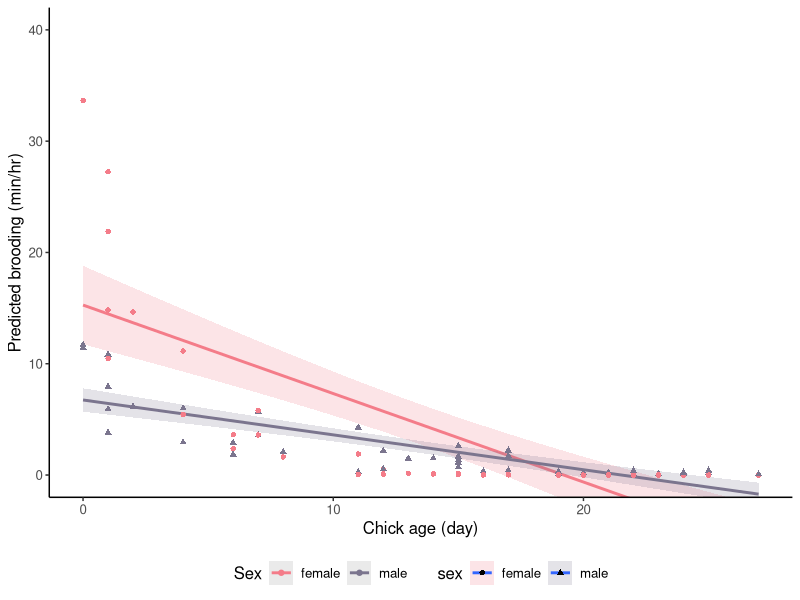
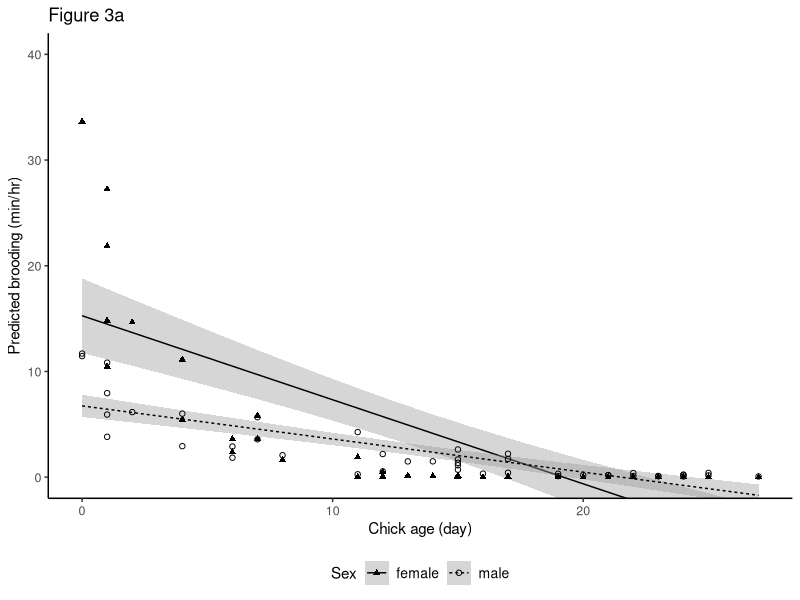

Recreate these plots in R, in order. (Note: this script raises an error after producing the figures.)
### Red-headed Woodpecker brooding duration model predictions
### By: Lynn Abigail Walter

### Latest updates:
# Aug 2019 - After correcting the bbyvid to sum duration of brooding, a new top model was selected. My thesis used model 1.1i which did not include Tmax as a factor, but the new top model 1.5i does.

### BEST VERSION

# libraries ---------------------------------------------------------------

library(tidyverse)
library(reshape2)
library(glmmTMB)

# data --------------------------------------------------------------------

bbyvid <- 
  read.csv("clean_data/bbyvid.csv", stringsAsFactors = FALSE) %>%
  as_tibble() %>%
  # Calculate standardized temperatures
  mutate(
    std_tmax = (tmax - mean(tmax))/sd(tmax),
    brood_perhr = (brooding_min/usable_video)*60)

# script ------------------------------------------------------------------

# Run best model
brood_mod <- 
  glmmTMB(brooding_min ~ exact_age_chick*sex + 
            peeped_chick_count + std_tmax + 
            (1|brood_id) + offset(log(usable_video)), 
          data = bbyvid, 
          ziformula = ~., 
          family = "truncated_nbinom1")

summary(brood_mod)

# Generate dataframes with needed model variables to generate prediction
brooding_predictions <- 
  bbyvid %>%
  select(brooding_min, subject, brood_id, exact_age_chick, sex, habitat,
         std_tmax, usable_video, peeped_chick_count) 

# Calculate brooding rate (brooding per minute)
brooding_predictions <-
  brooding_predictions %>%
  mutate(
    predicted_brood_per_unit = 
      stats::predict(brood_mod, brooding_predictions, type = "response"),
    predicted_brood_per_hr =
      (predicted_brood_per_unit/usable_video)*60,
    brood_per_hr = (brooding_min/usable_video)*60,
    tmax = ifelse(std_tmax > 0.12, "Hot", "Cool"))

# Colors
colors_sex <- c("female" = "#F47C89", "male" = "#7b758e")
colors_tem <- c("Cool" = "#6bd2db", "Hot" = "#fc913a")
colors_bw <- c("Cool" = "#ABABAB", "Hot" = "#333333")

predbrood_conditional <- 
  brooding_predictions %>% 
  filter(predicted_brood_per_unit > 1)

# linear plots ------------------------------------------------------------

# Final brooding plot - by sex (color)
ggplot(brooding_predictions, 
       aes(x = exact_age_chick, 
           y = predicted_brood_per_hr, 
           color = sex, 
           fill = sex)) +
  stat_smooth(method = glm, 
              formula = y ~ x, 
              aes(y = predicted_brood_per_hr, 
                  color = as.factor(sex), 
                  fill = as.factor(sex)), 
              alpha = 0.2,
              se = TRUE, 
              level = 0.95, 
              fullrange = TRUE) +
  geom_point(aes(color = sex, shape = sex)) +
  coord_cartesian(ylim = c(0,40)) + 
  labs(x = "Chick age (day)", y = "Predicted brooding (min/hr)") + 
  scale_fill_manual(values = colors_sex) +
  scale_color_manual(values = colors_sex) + 
  guides(color = guide_legend("Sex")) +
  theme_classic() +
  theme(legend.position = "bottom", 
        text = element_text(size = 12)) 

# Final brooding plot - by sex (black & white)
brooding_sex <-
  ggplot(brooding_predictions, 
       aes(x = exact_age_chick, 
           y = predicted_brood_per_hr)) +
  stat_smooth(
    method = glm, 
    formula = y ~ x, 
    aes(y = predicted_brood_per_hr, 
        linetype = sex,
        color = sex), 
    size = 0.5, 
    se = TRUE, 
    level = 0.95, 
    fullrange = TRUE) +
  geom_point(aes(color = sex, shape = sex)) +
  coord_cartesian(ylim = c(0,40)) + 
  labs(title = "Figure 3a",
       x = "Chick age (day)", 
       y = "Predicted brooding (min/hr)") + 
  guides(color = guide_legend("Sex"), 
         shape = guide_legend("Sex"),
         linetype = guide_legend("Sex")) +
  scale_shape_manual(values = c(17, 1)) +
  scale_color_manual(values = c("female" = "black", "male" = "black")) +
  scale_fill_grey(start = 0.6, end = 0.6) +
  theme_classic() +
  theme(axis.title.x = element_text(size=11), 
        axis.title.y = element_text(size=11),
        axis.text.y = element_text(size=9),
        axis.text.x = element_text(size=9),
        legend.text = element_text(size=10),
        legend.title = element_text(size=11),
        legend.position = "bottom") +
  ggsave(
  file = "brooding_sex_fig.pdf",
  path ="plots/brooding/",
  width = 3.5,
  height = 3,
  units = "in",
  dpi = 600)

# violin plots ------------------------------------------------------------

# Violin plot - by temperature (black & white)
brooding_violin <- 
  ggplot(brooding_predictions, 
       aes(tmax, 
           predicted_brood_per_hr, 
           fill = tmax, 
           color = tmax)) +
  geom_violin(lwd = 0) +
  labs(title = "Figure 3b",
       x = "Maximum daily air temperature", 
       y = "Predicted brooding (min/hr)") +
  scale_x_discrete(
    labels=c("Warm\n(23.9 - 31.5°C)",
             "Hot\n(31.5 - 35.6°C)")) +
  theme(legend.position = "none") +
  scale_color_manual(values = c("Cool" = "#333333", "Hot" = "#333333")) +
  scale_fill_manual(values = c("Cool" = "#333333", "Hot" = "#333333")) +
  theme_classic() +
  theme(axis.title.x = element_text(size = 11), 
        axis.title.y = element_text(size = 11),
        axis.text.y = element_text(size = 9, color = 'black'),
        axis.text.x = element_text(size = 9, color = 'black'),
        legend.text = element_text(size = 10),
        legend.title = element_text(size = 11),
        legend.position = "none") +
  ggsave(
    file = "brooding_T_fig.pdf",
    path ="plots/brooding/",
    width = 3.5,
    height = 3,
    units = "in",
    dpi = 600)

# stacked brooding plots --------------------------------------------------

cowplot::plot_grid(brooding_sex, brooding_violin, 
          labels = 'AUTO',
          nrow = 2, ncol = 2) +
  ggsave(
    file = "brooding_plots_pair.pdf",
    path ="plots/brooding",
    width = 3.5,
    height = 3,
    units = "in",
    dpi = 600)

# comparison --------------------------------------------------------------
  
# Comparing interactions b/w temp and chick age
ggplot(brooding_predictions, 
       aes(exact_age_chick, 
           predicted_brood_per_hr, 
           color = tmax, 
           fill = tmax)) +
  stat_smooth(method = glm, 
              formula = y ~ x, 
              aes(y = predicted_brood_per_hr, 
                  color = as.factor(tmax), 
                  fill = as.factor(tmax)), 
              alpha = 0.2,
              se = TRUE, 
              level = 0.95, 
              fullrange = TRUE) +
  geom_point(aes(color = tmax, shape = tmax)) +
  coord_cartesian(ylim = c(0,40)) + 
  labs(x = "Chick age (day)", y = "Predicted brooding (min/hr)") + 
  scale_fill_manual(values = colors_tem) +
  scale_color_manual(values = colors_tem) + 
  guides(color = guide_legend("Tmax")) +
  theme_classic() +
  theme(legend.position = "bottom") 

# actual brooding data plot -----------------------------------------------

# Plotting real values, not predictions
ggplot(bbyvid, 
       aes(exact_age_chick, 
           brooding_min, 
           color = sex, 
           fill = sex)) +
  geom_point(aes(color = sex, shape = sex)) +
  stat_smooth(method = glm, 
              formula = y ~ x, 
              aes(y = brooding_min, 
                  color = as.factor(sex), 
                  fill = as.factor(sex)), 
              alpha = 0.2,
              se = TRUE, 
              level = 0.95) +
  coord_cartesian(ylim = c(0,40)) + 
  labs(x = "Chick age (day)", y = "Actual brooding (min)") + 
  scale_fill_manual(values = colors_sex) +
  scale_color_manual(values = colors_sex) + 
  guides(color=guide_legend("Sex"), fill = FALSE) +
  theme_classic() +
  theme(text=element_text(size=12, family="mono"), 
        legend.position = "bottom") 

# graphs to compare hurdle and non-hurdle models --------------------------

nonhurdle <- 
  glmmTMB(brooding_min ~ exact_age_chick + as.factor(peeped_chick_count) +
            (1|brood_id) + (1|subject) + offset(log(usable_video)), 
          data = bbyvid, ziformula = ~1, family = gaussian())

predbrood_nh <- 
  bbyvid %>%
  select(brooding_min, subject, brood_id, exact_age_chick, sex,
         std_tmax, usable_video, peeped_chick_count)

predbrood_nh <-
  predbrood_nh %>%
  mutate(
    predicted_brood_per_unit = 
      stats::predict(nonhurdle, predbrood_nh, type="response"),
    predicted_brood_per_hr = (predicted_brood_per_unit/usable_video)*60,
    brood_per_hr = (brooding_min/usable_video)*60)

ggplot(data = brooding_predictions, 
       aes(x = brooding_min, 
           y = predicted_brood_per_hr)) +
  geom_point() +
  labs(main = "Hurdle model predictions", 
       x = "Brooding (min/hr)", 
       y = "Predicted brooding (min/hr") + 
  theme_classic()

plot(predbrood$brooding_min, predbrood$predicted_brood_per_hr)
title(main = "Hurdle model predictions")
ylab(main = "Brooding (min/hr)")

plot(predbrood_nh$brooding_min, predbrood_nh$predicted_brood_per_hr) 
title(main = "Zero-inflated gaussian model predictions")
